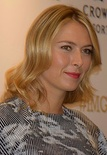
#> input picture model/test_images/sharapova.jpg, 107 x 155 px, shrunk from 220 x 317 before the run, found by its file name
$ jupyter execute --allow-errors findtheface.ipynb   (shell and % lines are left out)
#> lines starting #> are read from the running program, lines starting #| are printed output that depends on the picture; after the words box and inside, x2 and y2 are one past the last pixel; in counts of white or black regions, pixels touching at a corner belong together
[cell 1]
import numpy as np
import cv2
import matplotlib
from matplotlib import pyplot as plt

[cell 2]
img=cv2.imread('../input/test-images/sharapova.jpg')
#> img is the input picture: shape (155, 107, 3); mean B, G, R 86.4, 111, 143.5
img.shape
plt.imshow(img)

[cell 3]
gray=cv2.cvtColor(img, cv2.COLOR_BGR2GRAY)
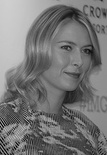
#> gray: shape (155, 107); min 0, max 207, mean 117.9
gray.shape

plt.imshow(gray,cmap='gray')

[cell 4]
gray

[cell 5]
img

[cell 6]
face_cascade= cv2.CascadeClassifier('../input/haarcascades/haarcascade_frontalface_default.xml')
eye_cascade = cv2.CascadeClassifier('/kaggle/input/haarcascades/haarcascade_eye.xml')

faces = face_cascade.detectMultiScale(gray,1.3,5)
#> faces = [[48, 29, 55, 55]]
faces
#> Out = [[48, 29, 55, 55]]

[cell 7]
(x,y,w,h)=faces[0]
#> x = 48; y = 29; w = 55; h = 55
x,y,w,h
#> Out = (48, 29, 55, 55)

[cell 8]
face_plot=cv2.rectangle(img,(x,y),(x+w,y+h),(255,0,0),2)
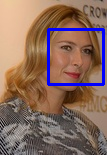
#> face_plot: shape (155, 107, 3); mean B, G, R 93.2, 106.5, 137.5
plt.imshow(face_plot)

[cell 9]
#cv2.destroyAllWindows()
for(x,y,w,h) in faces:
    face_plot = cv2.rectangle(img,(x,y),(x+w,y+h),(255,0,0),2)
    roi_gray= gray[y:y+h, x:x+w]
    roi_color= face_plot[y:y+h, x:x+w]
    eyes=eye_cascade.detectMultiScale(roi_gray)
    for(ex,ey,ew,eh) in eyes:
        cv2.rectangle(roi_color,(ex,ey),(ex+ew,ey+eh),(0,255,0),2)
#> this loop made 1 pass
#> (x, y, w, h, eyes) on pass 1: (48, 29, 55, 55, [[7, 7, 23, 23]])
#> pass 1, `roi_gray= gray[y:y+h, x:x+w]`:
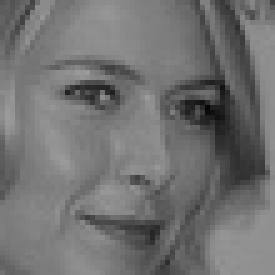
#> roi_gray: shape (55, 55) (shown 5 times larger); min 5, max 155, mean 113.5
#> pass 1, `roi_color= face_plot[y:y+h, x:x+w]`:
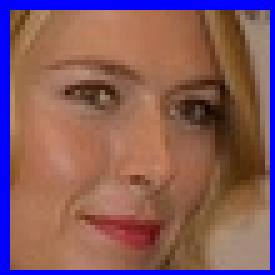
#> roi_color: shape (55, 55, 3) (shown 5 times larger); mean B, G, R 94.1, 90.9, 133.3
#> after the loop:
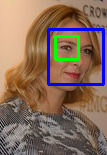
#> img: shape (155, 107, 3); 1.64% of pixels changed, all inside (x1, y1, x2, y2) = (54, 35, 80, 61)
#> after the loop:
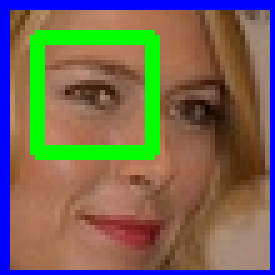
#> roi_color: shape (55, 55, 3) (shown 5 times larger); 8.99% of pixels changed, all inside (x1, y1, x2, y2) = (6, 6, 32, 32)

plt.figure()
plt.imshow(face_plot,cmap='gray')
plt.show()

[cell 10]
plt.imshow(roi_color,cmap='gray')

[cell 11]
def get_roi_if2eyes(img_path):
#> called with img_path = '../input/test-images/sharapova.jpg'
    img=cv2.imread(img_path)
    gray=cv2.cvtColor(img,cv2.COLOR_BGR2GRAY)
    faces=face_cascade.detectMultiScale(img,1.3,5)
#> faces = [[48, 29, 55, 55]]
    for (x,y,w,h) in faces:
        roi_gray=gray[y:y+h,x:x+w]
        roi_color=img[y:y+h,x:x+w]
        eyes=eye_cascade.detectMultiScale(roi_gray)
        if len(eyes)>=2:
            return roi_color
#> this loop made 1 pass
#> pass 1, in get_roi_if2eyes, `roi_color=img[y:y+h,x:x+w]`:
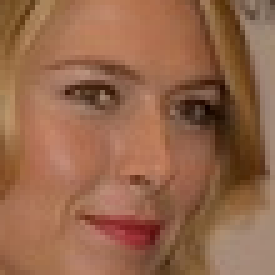
#> roi_color: shape (55, 55, 3) (shown 5 times larger); mean B, G, R 75.4, 102.6, 149.3

[cell 12]
original_img = cv2.imread('../input/test-images/sharapova.jpg')
plt.imshow(original_img)

[cell 13]
roi_img=get_roi_if2eyes('../input/test-images/sharapova.jpg')
#> (the rest of this cell did not finish here and is left out)

[cell 14]
original_img_invalid = cv2.imread('../input/test-images/maria.jpg')
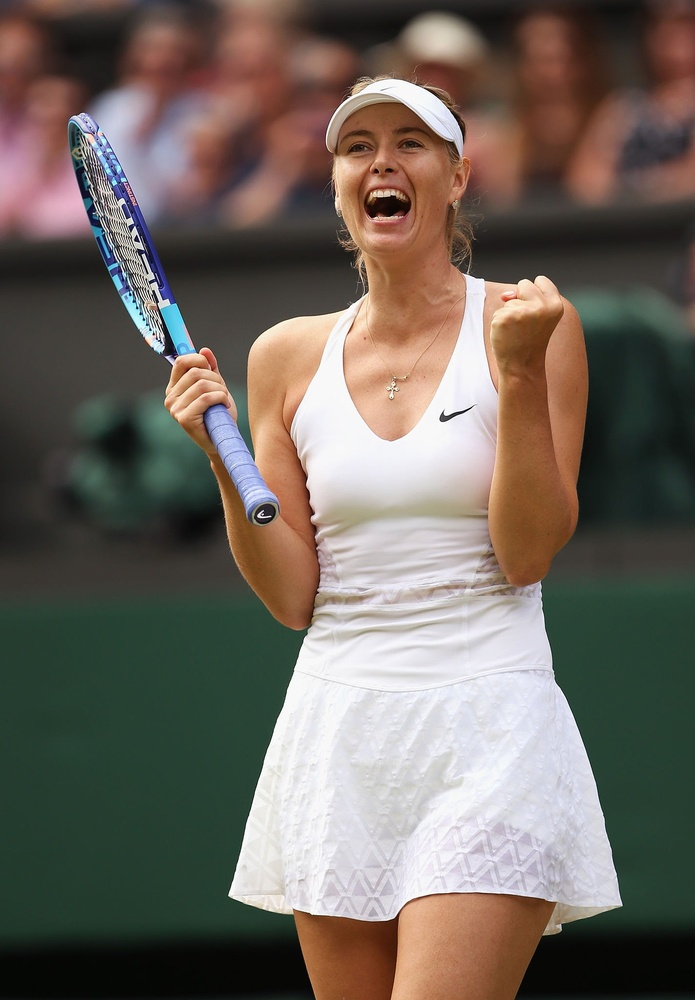
#> input picture model/test_images/maria.jpg, 695 x 1000 px, shrunk from 1424 x 2048 before the run, found by its file name
#> original_img_invalid is the input picture: shape (1000, 695, 3); mean B, G, R 94.1, 102.5, 111.1
plt.imshow(original_img_invalid)

[cell 15]
roi_img_invalid=get_roi_if2eyes('../input/test-images/maria.jpg')
#> call 2 of get_roi_if2eyes, with img_path = '../input/test-images/maria.jpg'
#> in get_roi_if2eyes (call 2), `gray=cv2.cvtColor(img,cv2.COLOR_BGR2GRAY)`:
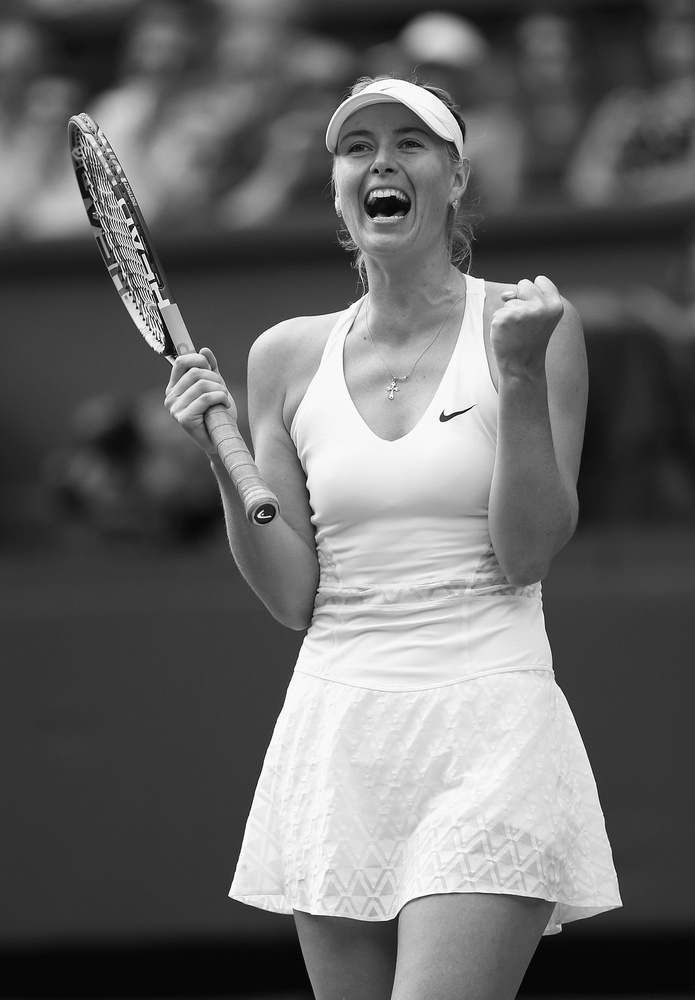
#> gray: shape (1000, 695); min 0, max 255, mean 104.1
#> in get_roi_if2eyes (call 2), `faces=face_cascade.detectMultiScale(img,1.3,5)`: faces = ()
